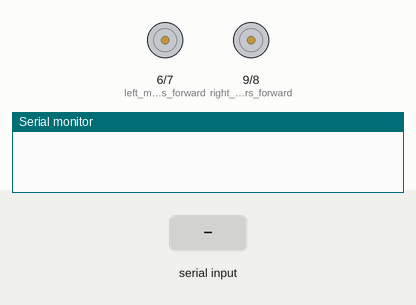
The sketch below on a simulated Arduino Uno, built with avr-gcc and run on an emulated ATmega328P. Shown: motor-driver pin pairs drawn as motors (green arrow = first pin HIGH = forward, orange = second pin HIGH = backward, longer = more drive), the last lines printed to the serial monitor. The inputs (shaded band) are chosen by the test bench.

Above: at 1.2 s.
1.3 s: "F" received over Serial
At 2.2 s:
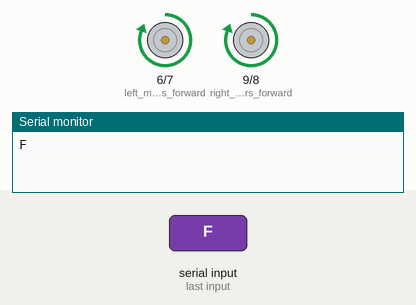
2.9 s: "B" received over Serial
At 3.4 s:
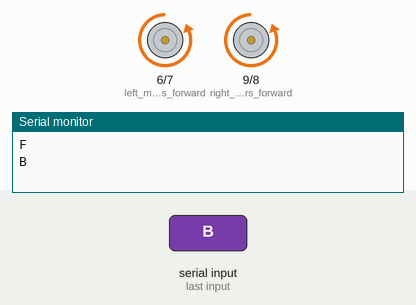
4.5 s: "R" received over Serial
At 5.3 s:
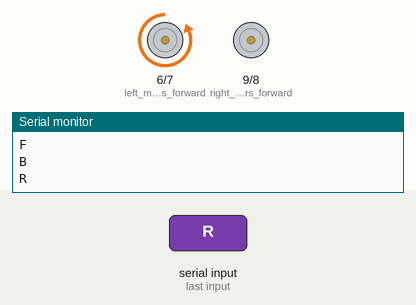
Timing chart, 0 to 7.5 s (numbered marks = the images above; inputs shaded):
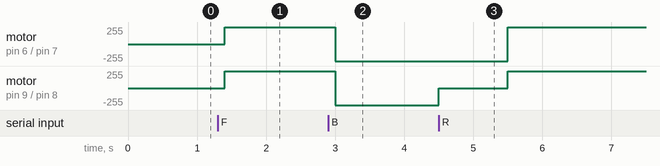

The sketch:

bluetooth_control_robot.ino
```cpp
char t;

void setup() {
pinMode(6,OUTPUT);   //left motors forward
pinMode(7,OUTPUT);   //left motors reverse
pinMode(9,OUTPUT);   //right motors forward
pinMode(8,OUTPUT);   //right motors reverse
Serial.begin(9600);

}

void loop() {
if(Serial.available()){
  t = Serial.read();
  Serial.println(t);
}

if(t == 'F'){            //move forward(all motors rotate in forward direction)
  digitalWrite(6,HIGH);
  digitalWrite(9,HIGH);
  digitalWrite(7,LOW);
  digitalWrite(8,LOW);
}

else if(t == 'B'){      //move reverse (all motors rotate in reverse direction)
  digitalWrite(7,HIGH);
  digitalWrite(8,HIGH);
  digitalWrite(9,LOW);
  digitalWrite(6,LOW);
}

else if(t == 'R'){      //turn right (left side motors rotate in forward direction, right side motors doesn't rotate)
  digitalWrite(9,HIGH);
  delay(1000);
  forward();

}

else if(t == 'L'){      //turn left (right side motors rotate in forward direction, left side motors doesn't rotate)
  digitalWrite(6,HIGH);
  delay(1000);
  forward();
}

else if(t == 'S'){      //STOP (all motors stop)
  digitalWrite(6,LOW);
  digitalWrite(9,LOW);
  digitalWrite(7,LOW);
  digitalWrite(8,LOW);
}
delay(100);
}
void stop(){
digitalWrite(6,LOW);
  digitalWrite(9,LOW);
  digitalWrite(7,LOW);
  digitalWrite(8,LOW);
}
void forward(){
digitalWrite(6,HIGH);
  digitalWrite(9,HIGH);
  digitalWrite(7,LOW);
  digitalWrite(8,LOW);
}
```

Measured:
- after the input at 1.3 s, motor on pin 6 (left_motors_forward) / pin 7 (left_motors_reverse), motor on pin 9 (right_motors_forward) / pin 8 (right_motors_reverse): stopped → forward 255/255 after 0.10 s
- after the input at 2.9 s, motor on pin 6 (left_motors_forward) / pin 7 (left_motors_reverse), motor on pin 9 (right_motors_forward) / pin 8 (right_motors_reverse): forward 255/255 → backward 255/255 after 0.10 s
- after the input at 4.5 s, motor on pin 6 (left_motors_forward) / pin 7 (left_motors_reverse): backward 255/255 → forward 255/255 after 1.0 s; motor on pin 9 (right_motors_forward) / pin 8 (right_motors_reverse): backward 255/255 → stopped at once, → forward 255/255 1.0 s later
